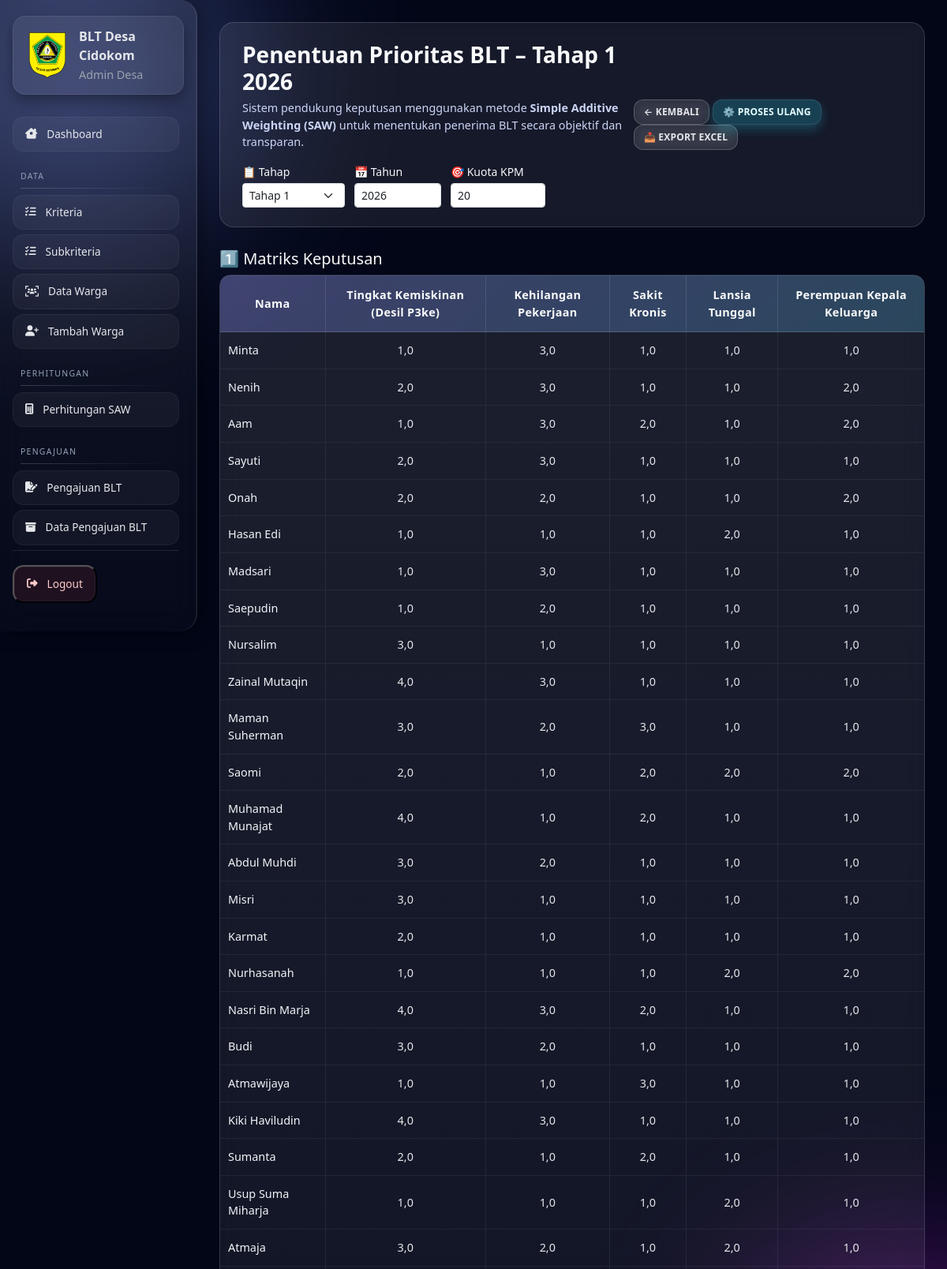
/desa/saw/hasil/?tahap=1&tahun=2026 (signed in, upper part), run on the app's committed database.
### ekbang/models.py (models this page shows, shortened)
class Kriteria(models.Model):
    TIPE_CHOICES = [('benefit', 'Benefit'), ('cost', 'Cost')]
    desa = models.ForeignKey(Desa, on_delete=models.CASCADE, related_name='kriteria')
    kode = models.SlugField(max_length=50)
    nama = models.CharField(max_length=100)
    bobot = models.FloatField(default=0)
    tipe = models.CharField(max_length=10, choices=TIPE_CHOICES, default='benefit')
    urutan = models.IntegerField(default=0)
    aktif = models.BooleanField(default=True)
    created_at = models.DateTimeField(auto_now_add=True)
    updated_at = models.DateTimeField(auto_now=True)
    class Meta:
        unique_together = ('desa', 'kode')
        ordering = ['urutan', 'id']

class Warga(models.Model):
    desa = models.ForeignKey(Desa, on_delete=models.CASCADE, related_name='warga')
    no_kk = models.CharField(max_length=16, blank=True, null=True)
    nik = models.CharField(max_length=16, unique=True, validators=[nik_validator], verbose_name="NIK")
    nama = models.CharField(max_length=100)
    jumlah_keluarga_kpm = models.IntegerField()
    alamat = models.TextField()
    is_deleted = models.BooleanField(default=False)
    deleted_at = models.DateTimeField(null=True, blank=True)
    class Meta:
        indexes = [models.Index(fields=['nik'])]

class Subkriteria(models.Model):
    kriteria = models.ForeignKey(Kriteria, on_delete=models.CASCADE, related_name='subkriteria')
    label = models.CharField(max_length=100)
    nilai = models.FloatField()
    urutan = models.IntegerField(default=0)
    class Meta:
        unique_together = ('kriteria', 'label')
        ordering = ['urutan', 'id']

### ekbang/proses/decorators.py (the view)
        def wrapper(request, *args, **kwargs):
            if role == 'kecamatan':
                if not hasattr(request.user, 'admin_kecamatan'):
                    messages.error(request, 'Anda tidak punya akses')
                    return redirect('login')
            elif role == 'desa':
                if not hasattr(request.user, 'desa'):
                    messages.error(request, 'Anda tidak punya akses')
                    return redirect('login')
            else:
                messages.error(request, 'Role tidak dikenali')
                return redirect('login')
            return view_func(request, *args, **kwargs)

### ekbang/forms.py
class KuotaKPMForm(forms.ModelForm):
    class Meta:
        model = KuotaKPM
        fields = ['tahap', 'tahun', 'jumlah']
        labels = {
            'tahap': 'Tahap',
            'tahun': 'Tahun',
            'jumlah': 'Jumlah Penerima BLT (KPM)'
        }
        widgets = {
            'tahap': forms.Select(choices=[
                ('1', 'Tahap 1'),
                ('2', 'Tahap 2'),
                ('3', 'Tahap 3'),
            ]),
            'tahun': forms.NumberInput(attrs={
                'min': 2020,
                'max': 2099,
                'placeholder': 'Contoh: 2025'
            }),
            'jumlah': forms.NumberInput(attrs={
                'min': 1,
                'placeholder': 'Masukkan jumlah KPM'
            })
        }

### ekbang/views/desa.py (called while the page is built)
def _parse_tahun(tahun_str):
    tahun_str = (tahun_str or "").strip()
    if not tahun_str:
        return None
    try:
        tahun = int(tahun_str)
    except ValueError:
        return None
    if tahun < 2000 or tahun > 2100:
        return None
    return tahun

### ekbang/templates/desa/hasil_saw.html (shortened to what this page needs)
{% extends 'base/base.html' %}
{% load static %}
{% block extra_css %}
<link rel="stylesheet" href="{% static 'css/desa/hasil_saw.css' %}">
{% endblock %}
{% block content %}
<div class="saw-hero">
    <div class="saw-hero-left">
        <h3>Penentuan Prioritas BLT – Tahap {{ tahap }} {{ tahun }}</h3>
        <p>
            Sistem pendukung keputusan menggunakan metode
            <strong>Simple Additive Weighting (SAW)</strong>
            untuk menentukan penerima BLT secara objektif dan transparan.
        </p>
        <div style="display:flex; gap:12px; align-items:flex-end; flex-wrap:wrap; margin-top:14px;">
            <div>
                <label class="text-light small d-block mb-1">📋 Tahap</label>
                <select id="inputTahap" class="form-select form-select-sm" style="width:130px;">
                    <option value="1" {% if tahap == '1' %}selected{% endif %}>Tahap 1</option>
                </select>
            </div>
            <div>
                <label class="text-light small d-block mb-1">📅 Tahun</label>
                <input type="number" id="inputTahun"
                       class="form-control form-control-sm"
                       style="width:110px;" min="2020" max="2099"
                       value="{{ tahun|default:'2025' }}">
            </div>
            <div>
                <label class="text-light small d-block mb-1">🎯 Kuota KPM</label>
                <input type="number" id="inputKuota"
                       class="form-control form-control-sm"
                       style="width:120px;" min="1"
                       value="{{ kuota|default:'' }}"
                       placeholder="Jumlah KPM">
            </div>
        </div>
    </div>
    <div class="saw-hero-actions">
        <a href="{% url 'desa_riwayat_saw' %}"
           class="btn-game btn-game-outline">
            ← Kembali
        </a>
        <button class="btn-game btn-game-primary" onclick="openSawModal()">
            {% if sudah_diproses %}
                ⚙️ PROSES ULANG
            {% else %}
                🚀 PROSES SAW
            {% endif %}
        </button>
        <a href="{% url 'desa_export_saw_excel' %}?tahap={{ tahap }}&tahun={{ tahun }}"
           class="btn-game btn-game-outline">
            📥 EXPORT EXCEL
        </a>
    </div>
</div>
<h5 class="text-light mt-4">1️⃣ Matriks Keputusan</h5>
<div class="table-scroll">
        <table class="saw-table">
            <thead>
                <tr>
                    <th>Nama</th>
                    {% for k in kriteria_list %}
                        <th>{{ k.nama }}</th>
                    {% endfor %}
                </tr>
            </thead>
            <tbody>
                {% for m in matriks_keputusan %}
                <tr>
                    <td>{{ m.warga.nama }}</td>
                    {% for nilai in m.nilai_per_kriteria %}
                        <td>{{ nilai }}</td>
                    {% endfor %}
                </tr>
                {% empty %}
                <tr><td colspan="{{ kriteria_list|length|add:1 }}" class="text-center text-muted">Belum ada data</td></tr>
                {% endfor %}
            </tbody>
        </table>
</div>
{% endblock %}

### ekbang/templates/base/sidebar.html (shortened to what this page needs)
{% load static %}
<link rel="stylesheet" href="{% static 'css/desa/sidebar.css' %}">
<div class="sidebar-desa">
    <div class="sidebar-brand">
       <span class="logo">
    <img src="{% static 'img/logo.png' %}" alt="Logo" />
</span>
        <div>
            <strong>BLT Desa {{ request.user.username }}</strong>
            <small>Admin Desa</small>
        </div>
    </div>
    <div class="sidebar-scroll">
    <nav class="sidebar-menu">
        <a href="{% url 'desa_dashboard' %}" class="menu-item">
            <i class="fa-solid fa-house-chimney-window"></i> Dashboard
        </a>
        <div class="menu-section">DATA</div>
        <a href="{% url 'desa_kriteria_list' %}" class="menu-item">
            <i class="fa-solid fa-list-check"></i> Kriteria
        </a>
        <a href="{% url 'desa_subkriteria_list' %}" class="menu-item">
            <i class="fa-solid fa-list-check"></i> Subkriteria
        </a>
        <a href="{% url 'desa_warga_list' %}" class="menu-item">
            <i class="fa-solid fa-users-viewfinder"></i> Data Warga
        </a>
        <a href="{% url 'desa_warga_tambah' %}" class="menu-item">
            <i class="fa-solid fa-user-plus"></i> Tambah Warga
        </a>
        <div class="menu-section">PERHITUNGAN</div>
        <a href="{% url 'desa_riwayat_saw' %}" class="menu-item">
            <i class="fa-solid fa-calculator"></i> Perhitungan SAW
        </a>
        <div class="menu-section">PENGAJUAN</div>
        <a href="{% url 'desa_pengajuan' %}" class="menu-item">
            <i class="fa-solid fa-file-signature"></i> Pengajuan BLT
        </a>
        <a href="{% url 'desa_pengajuan_list' %}" class="menu-item">
            <i class="fa-solid fa-box-archive"></i> Data Pengajuan BLT
        </a>
    </nav>
    <div class="sidebar-footer">
        <button type="button" class="menu-item logout" data-bs-toggle="modal" data-bs-target="#logoutModal">
            <i class="fa-solid fa-right-from-bracket"></i> Logout
        </button>
    </div>
</div>
</div>

### ekbang/static/css/desa/hasil_saw.css (style rules this page uses)
.saw-hero { display: flex; justify-content: space-between; align-items: center; padding: 24px 28px; border-radius: 18px; background: rgba(255,255,255,0.08); border: 1px solid rgba(255,255,255,0.15); backdrop-filter: blur(12px); margin-bottom: 28px; }
.saw-hero-left h3 { color: #f9fafb; font-weight: 700; margin-bottom: 6px; }
.saw-hero-left p { color: #cbd5f5; font-size: 0.9rem; max-width: 520px; }
.btn-game { position: relative; padding: 6px 12px; border-radius: 12px; font-size: 0.75rem; font-weight: 600; letter-spacing: .2px; text-transform: uppercase; border: none; cursor: pointer; transition: all .25s ease; display: inline-flex; align-items: center; gap: 5px; text-decoration: none; user-select: none; }
.btn-game-primary { color: #e6fdff; background: rgba(34,211,238,.22); border: 1px solid rgba(148,163,184,.18); box-shadow: 0 0 0 rgba(0,0,0,0), 0 6px 14px rgba(34,211,238,.25); }
.btn-game-primary::after { content: ''; position: absolute; inset: -4px; border-radius: inherit; background: radial-gradient( circle at top left, rgba(34,211,238,.45), rgba(56,189,248,.25), transparent 65% ); opacity: 0; filter: blur(16px); transition: opacity .25s ease; z-index: -1; }
.btn-game-outline { color: #e5e7eb; background: rgba(255,255,255,0.08); border: 1px solid rgba(255,255,255,0.2); backdrop-filter: blur(8px); }
.saw-table { width: 100%; border-collapse: separate; border-spacing: 0; background: linear-gradient( 180deg, rgba(255,255,255,.10), rgba(255,255,255,.04) ); border: 1px solid rgba(148,163,184,.25); backdrop-filter: blur(14px); -webkit-backdrop-filter: blur(14px); border-radius: 14px; overflow: hidden; color: #e5e7eb; margin-bottom: 26px; font-size: 0.9rem; box-shadow: 0 10px 30px rgba(0,0,0,.25), inset 0 1px 0 rgba(255,255,255,.08); transition: all .3s ease; }
.saw-table thead { background: linear-gradient( 135deg, rgba(99,102,241,.25), rgba(14,165,233,.18) ); }
.saw-table th { padding: 14px 12px; text-align: center; font-weight: 600; color: #f9fafb; background: rgba(255,255,255,.08); border-right: 1px solid rgba(148,163,184,.2); border-bottom: 1px solid rgba(255,255,255,.15); letter-spacing: .3px; }
.saw-table th:last-child { border-right: none; }
.saw-table td { padding: 12px 10px; text-align: center; border-right: 1px solid rgba(148,163,184,.12); border-bottom: 1px solid rgba(255,255,255,0.06); }
.saw-table td:last-child { border-right: none; }
.saw-table td:first-child { text-align: left; font-weight: 500; color: #f1f5f9; }
.saw-table tbody tr { transition: all .25s ease; }
.table-scroll { width: 100%; overflow-x: auto; -webkit-overflow-scrolling: touch; border-radius: 14px; }

### data on the page
Kriteria: nama "Tingkat Kemiskinan (Desil P3ke)"
Kriteria: nama "Kehilangan Pekerjaan"
Kriteria: nama "Sakit Kronis"
Kriteria: nama "Lansia Tunggal"
Kriteria: nama "Perempuan Kepala Keluarga"
Warga: warga.nama "Minta"
Subkriteria: nilai_per_kriteria "1,0" "1,0" "1,0" "1,0" "1,0" "1,0" "1,0" "1,0"
Subkriteria: nilai_per_kriteria "3,0" "3,0" "3,0" "3,0" "3,0" "3,0" "3,0" "3,0"
Subkriteria: nilai_per_kriteria "1,0" "1,0" "1,0" "1,0" "1,0" "1,0" "1,0" "1,0" "1,0" "1,0" "1,0" "1,0" "1,0" "1,0" "1,0" "1,0" "1,0"
Subkriteria: nilai_per_kriteria "1,0" "1,0" "1,0" "1,0" "1,0" "1,0" "1,0" "1,0" "1,0" "1,0" "1,0" "1,0" "1,0" "1,0" "1,0" "1,0" "1,0" "1,0" "1,0"
Subkriteria: nilai_per_kriteria "1,0" "1,0" "1,0" "1,0" "1,0" "1,0" "1,0" "1,0" "1,0" "1,0" "1,0" "1,0" "1,0" "1,0" "1,0" "1,0" "1,0" "1,0" "1,0"
Warga: warga.nama "Nenih"
Subkriteria: nilai_per_kriteria "2,0" "2,0" "2,0" "2,0" "2,0" "2,0"
Subkriteria: nilai_per_kriteria "2,0" "2,0" "2,0" "2,0" "2,0"
Warga: warga.nama "Aam"
Subkriteria: nilai_per_kriteria "2,0" "2,0" "2,0" "2,0" "2,0"
Warga: warga.nama "Sayuti"
Warga: warga.nama "Onah"
Subkriteria: nilai_per_kriteria "2,0" "2,0" "2,0" "2,0" "2,0" "2,0"
Warga: warga.nama "Hasan Edi"
Subkriteria: nilai_per_kriteria "1,0" "1,0" "1,0" "1,0" "1,0" "1,0" "1,0" "1,0" "1,0" "1,0"
Subkriteria: nilai_per_kriteria "2,0" "2,0" "2,0" "2,0" "2,0"
Warga: warga.nama "Madsari"
Warga: warga.nama "Saepudin"
Warga: warga.nama "Nursalim"
Subkriteria: nilai_per_kriteria "3,0" "3,0" "3,0" "3,0" "3,0" "3,0"
Warga: warga.nama "Zainal Mutaqin"
Subkriteria: nilai_per_kriteria "4,0" "4,0" "4,0" "4,0"
Warga: warga.nama "Maman Suherman"
Subkriteria: nilai_per_kriteria "3,0" "3,0"
Warga: warga.nama "Saomi"
Warga: warga.nama "Muhamad Munajat"
Warga: warga.nama "Abdul Muhdi"
Warga: warga.nama "Misri"
Warga: warga.nama "Karmat"
Warga: warga.nama "Nurhasanah"
Warga: warga.nama "Nasri Bin Marja"
Warga: warga.nama "Budi"
Warga: warga.nama "Atmawijaya"
Warga: warga.nama "Kiki Haviludin"
Warga: warga.nama "Sumanta"
Warga: warga.nama "Usup Suma Miharja"
Warga: warga.nama "Atmaja"

### other printed values
{{ request.user.username }} "Cidokom"
{{ tahap }} "1"
{{ tahun }} "2026"
